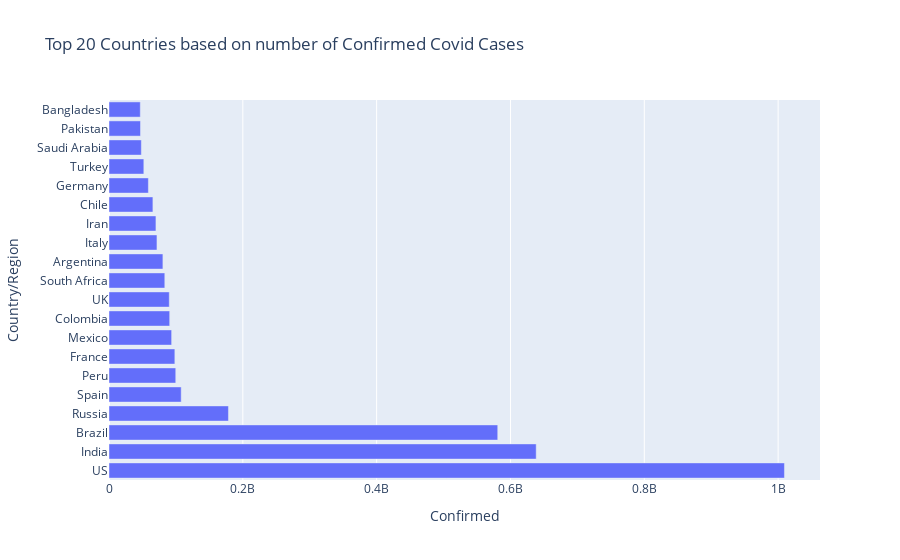

Source (notebook cell):
### Markdown cell above
Sometimes, we would want to plot the bar chart in a horizontal orientation so that we can easily compare the values, let us do that now.

### Code cell
fig = px.bar(covidCases.iloc[:20],  
             x = 'Confirmed', y = 'Country/Region', #notice how we've swapped the x and y values here in comparison to the Vertical Bar Chart
             orientation = 'h', #orientation - 'h' signifies horizontal orientation, thus the bar chart converts into a row chart
             #however, even if we omit the orientation parameter, we would still get the same bar chart as swapping what goes on the x-axis and what on the y-axis was sufficient in our case
             title = 'Top 20 Countries based on number of Confirmed Covid Cases')
fig.show()

### Figure 1 — Plotly figure (JSON) as saved in the notebook; plotly's stock layout.template omitted (floating-point values rounded to 4 significant figures)
{"data": [{"alignmentgroup": "True", "hovertemplate": "Confirmed=%{x}<br>Country/Region=%{y}<extra></extra>", "legendgroup": "", "marker": {"color": "#636efa", "pattern": {"shape": ""}}, "name": "", "offsetgroup": "", "orientation": "h", "showlegend": false, "textposition": "auto", "type": "bar", "x": [1009466764, 638438605, 580976288, 178519663, 107890675, 99758869, 98412495, 93597747, 90704030, 90070063, 83393182, 80557611, 71677980, 70147956, 65603247, 58856574, 52060609, 48327600, 47076710, 46761844], "xaxis": "x", "y": ["US", "India", "Brazil", "Russia", "Spain", "Peru", "France", "Mexico", "Colombia", "UK", "South Africa", "Argentina", "Italy", "Iran", "Chile", "Germany", "Turkey", "Saudi Arabia", "Pakistan", "Bangladesh"], "yaxis": "y"}], "layout": {"barmode": "relative", "legend": {"tracegroupgap": 0}, "title": {"text": "Top 20 Countries based on number of Confirmed Covid Cases"}, "xaxis": {"anchor": "y", "domain": [0, 1], "title": {"text": "Confirmed"}}, "yaxis": {"anchor": "x", "domain": [0, 1], "title": {"text": "Country/Region"}}}}
